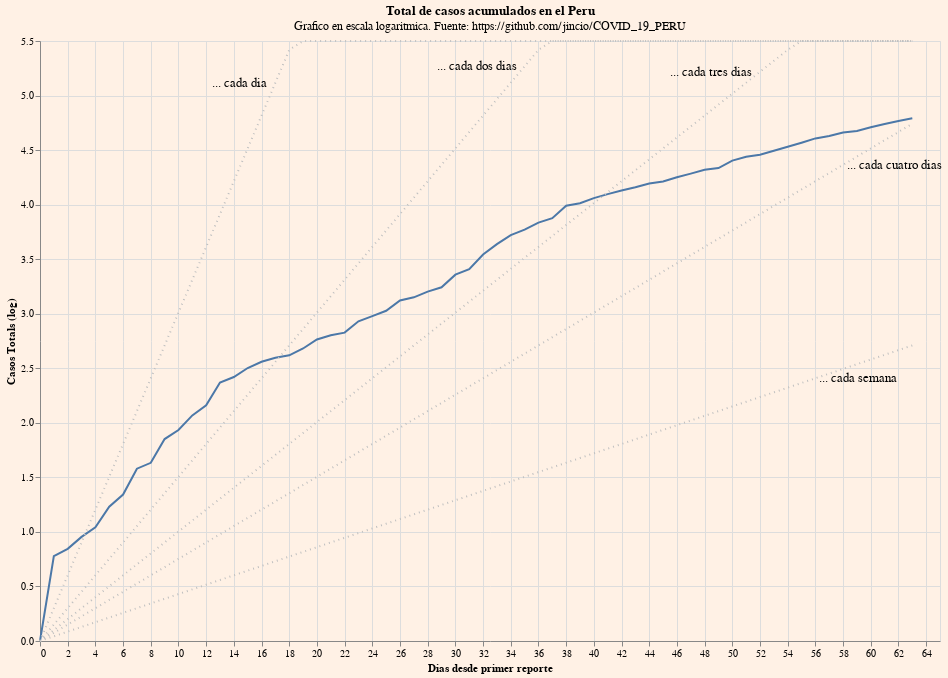

Notebook code cell kept with this figure:
### Markdown cell above
## Sample Chart: Total Cases

### Code cell
ylim = 5.5

lines = alt.Chart(df).mark_line().encode(
    alt.X('days:Q', axis=alt.Axis(title="Dias desde primer reporte")),
    alt.Y('log_total_cases:Q', axis=alt.Axis(title="Casos Totals (log)"), scale=alt.Scale(domain=(0, ylim), clamp=True))
)

# Adding on mouseover interaction
nearest = alt.selection(type='single', nearest=True, on='mouseover', fields=['days'], empty='none')

selectors = alt.Chart(df).mark_point().encode(
    x='days:Q',
    opacity=alt.value(0),
).add_selection(nearest)

points = lines.mark_point().encode(
    opacity=alt.condition(nearest, alt.value(1), alt.value(0))
)

rules = alt.Chart(df).mark_rule(color='gray').encode(
    x='days:Q',
).transform_filter(nearest)

points = lines.mark_point().encode(
    opacity=alt.condition(nearest, alt.value(1), alt.value(0))
)

text = lines.mark_text(align='left', dx=3, dy=-18, baseline='middle', fontSize=12).encode(
    text=alt.condition(nearest, 'total_cases:Q', alt.value(' '))
)

rules = alt.Chart(df).mark_rule(color='gray').encode(
    x='days:Q',
).transform_filter(nearest)

# Trend lines
trend_lines = alt.Chart(trends).mark_line(strokeDash=[1,4], color="silver").encode(
    alt.X('days:Q'),
    alt.Y('log_total:Q', scale=alt.Scale(domain=(0, ylim), clamp=True)),
    detail='trend'
)

anno_every_day = alt.Chart(trends).mark_text(
    align='right',
    baseline='middle',
    fontSize = 13,
    dx = -8
).encode(
    x='days',
    y='log_total', 
    text=alt.value('... cada dia')
).transform_filter(
    (datum.days == 17) & (datum.trend == 'cada dia')
)

anno_every_two_days = alt.Chart(trends).mark_text(
    align='right',
    baseline='middle',
    fontSize = 13,
    dx = -8
).encode(
    x='days',
    y='log_total', 
    text=alt.value('... cada dos dias')
).transform_filter(
    (datum.days == 35) & (datum.trend == 'cada dos dias')
)

anno_every_three_days = alt.Chart(trends).mark_text(
    align='right',
    baseline='middle',
    fontSize = 13,
    dx = -8
).encode(
    x='days',
    y='log_total', 
    text=alt.value('... cada tres dias')
).transform_filter(
    (datum.days == 52) & (datum.trend == 'cada tres dias')
)

anno_every_four_days = alt.Chart(trends).mark_text(
    align='left',
    baseline='middle',
    fontSize = 13,
    dx = 4
).encode(
    x='days',
    y='log_total', 
    text=alt.value('... cada cuatro dias')
).transform_filter(
    (datum.days == 58) & (datum.trend == 'cada cuatro dias')
)

anno_every_week = alt.Chart(trends).mark_text(
    align='left',
    baseline='middle',
    fontSize = 13,
    dx = 4
).encode(
    x='days',
    y='log_total', 
    text=alt.value('... cada semana')
).transform_filter(
    (datum.days == 56) & (datum.trend == 'cada semana')
)


alt.layer(
    lines, selectors, points, rules, text, trend_lines, 
    anno_every_day, anno_every_two_days, anno_every_three_days, anno_every_four_days, anno_every_week,
).properties(
    width=900, height=600, background="#fff1e5", 
    title={
      "text": ["Total de casos acumulados en el Peru"], 
      "subtitle": ["Grafico en escala logaritmica. Fuente: https://github.com/jincio/COVID_19_PERU"]
    }
)

### Figure 1 — Vega-Lite specification as saved in the notebook (floating-point values rounded to 4 significant figures; data arrays with more than 128 entries replaced by an {"elided": "..."} marker saying what was removed)
{"config": {"view": {"continuousWidth": 400, "continuousHeight": 300}}, "layer": [{"data": {"name": "data-9af08ea6cd50e6ac84b6235fdda15228"}, "mark": "line", "encoding": {"x": {"type": "quantitative", "axis": {"title": "Dias desde primer reporte"}, "field": "days"}, "y": {"type": "quantitative", "axis": {"title": "Casos Totals (log)"}, "field": "log_total_cases", "scale": {"clamp": true, "domain": [0, 5.5]}}}}, {"data": {"name": "data-9af08ea6cd50e6ac84b6235fdda15228"}, "mark": "point", "encoding": {"opacity": {"value": 0}, "x": {"type": "quantitative", "field": "days"}}, "selection": {"selector001": {"type": "single", "nearest": true, "on": "mouseover", "fields": ["days"], "empty": "none"}}}, {"data": {"name": "data-9af08ea6cd50e6ac84b6235fdda15228"}, "mark": "point", "encoding": {"opacity": {"condition": {"value": 1, "selection": "selector001"}, "value": 0}, "x": {"type": "quantitative", "axis": {"title": "Dias desde primer reporte"}, "field": "days"}, "y": {"type": "quantitative", "axis": {"title": "Casos Totals (log)"}, "field": "log_total_cases", "scale": {"clamp": true, "domain": [0, 5.5]}}}}, {"data": {"name": "data-9af08ea6cd50e6ac84b6235fdda15228"}, "mark": {"type": "rule", "color": "gray"}, "encoding": {"x": {"type": "quantitative", "field": "days"}}, "transform": [{"filter": {"selection": "selector001"}}]}, {"data": {"name": "data-9af08ea6cd50e6ac84b6235fdda15228"}, "mark": {"type": "text", "align": "left", "baseline": "middle", "dx": 3, "dy": -18, "fontSize": 12}, "encoding": {"text": {"condition": {"type": "quantitative", "field": "total_cases", "selection": "selector001"}, "value": " "}, "x": {"type": "quantitative", "axis": {"title": "Dias desde primer reporte"}, "field": "days"}, "y": {"type": "quantitative", "axis": {"title": "Casos Totals (log)"}, "field": "log_total_cases", "scale": {"clamp": true, "domain": [0, 5.5]}}}}, {"data": {"name": "data-80b630afff9c6ed46bcd129849dcdf09"}, "mark": {"type": "line", "color": "silver", "strokeDash": [1, 4]}, "encoding": {"detail": {"type": "nominal", "field": "trend"}, "x": {"type": "quantitative", "field": "days"}, "y": {"type": "quantitative", "field": "log_total", "scale": {"clamp": true, "domain": [0, 5.5]}}}}, {"data": {"name": "data-80b630afff9c6ed46bcd129849dcdf09"}, "mark": {"type": "text", "align": "right", "baseline": "middle", "dx": -8, "fontSize": 13}, "encoding": {"text": {"value": "... cada dia"}, "x": {"type": "quantitative", "field": "days"}, "y": {"type": "quantitative", "field": "log_total"}}, "transform": [{"filter": "((datum.days === 17) && (datum.trend === 'cada dia'))"}]}, {"data": {"name": "data-80b630afff9c6ed46bcd129849dcdf09"}, "mark": {"type": "text", "align": "right", "baseline": "middle", "dx": -8, "fontSize": 13}, "encoding": {"text": {"value": "... cada dos dias"}, "x": {"type": "quantitative", "field": "days"}, "y": {"type": "quantitative", "field": "log_total"}}, "transform": [{"filter": "((datum.days === 35) && (datum.trend === 'cada dos dias'))"}]}, {"data": {"name": "data-80b630afff9c6ed46bcd129849dcdf09"}, "mark": {"type": "text", "align": "right", "baseline": "middle", "dx": -8, "fontSize": 13}, "encoding": {"text": {"value": "... cada tres dias"}, "x": {"type": "quantitative", "field": "days"}, "y": {"type": "quantitative", "field": "log_total"}}, "transform": [{"filter": "((datum.days === 52) && (datum.trend === 'cada tres dias'))"}]}, {"data": {"name": "data-80b630afff9c6ed46bcd129849dcdf09"}, "mark": {"type": "text", "align": "left", "baseline": "middle", "dx": 4, "fontSize": 13}, "encoding": {"text": {"value": "... cada cuatro dias"}, "x": {"type": "quantitative", "field": "days"}, "y": {"type": "quantitative", "field": "log_total"}}, "transform": [{"filter": "((datum.days === 58) && (datum.trend === 'cada cuatro dias'))"}]}, {"data": {"name": "data-80b630afff9c6ed46bcd129849dcdf09"}, "mark": {"type": "text", "align": "left", "baseline": "middle", "dx": 4, "fontSize": 13}, "encoding": {"text": {"value": "... cada semana"}, "x": {"type": "quantitative", "field": "days"}, "y": {"type": "quantitative", "field": "log_total"}}, "transform": [{"filter": "((datum.days === 56) && (datum.trend === 'cada semana'))"}]}], "background": "#fff1e5", "height": 600, "title": {"text": ["Total de casos acumulados en el Peru"], "subtitle": ["Grafico en escala logaritmica. Fuente: https://github.com/jincio/COVID_19_PERU"]}, "width": 900, "$schema": "https://vega.github.io/schema/vega-lite/v4.8.1.json", "datasets": {"data-9af08ea6cd50e6ac84b6235fdda15228": [{"Total_Pruebas": 155, "Descartados": 154, "Positivos": 1, "Nuevos_Positivos": 1, "TasaPositivos": 0.6452, "Pruebas_dia": 155, "Recuperados": null, "Fallecidos": null, "Hospitalizados": null, "Hospitalizados_UCI": null, "Hospitalizados_ventilador": null, "PruebasRapidas": null, "RapidasPositivos": 0.0, "Pruebas_diaPR": null, "PR_nuevos": null, "PM_PR": null, "date": "2020-03-06T00:00:00", "days": 0, "total_cases": 1, "log_total_cases": 0.0}, {"Total_Pruebas": 219, "Descartados": 213, "Positivos": 6, "Nuevos_Positivos": 5, "TasaPositivos": 2.74, "Pruebas_dia": 64, "Recuperados": null, "Fallecidos": null, "Hospitalizados": null, "Hospitalizados_UCI": null, "Hospitalizados_ventilador": null, "PruebasRapidas": null, "RapidasPositivos": 0.0, "Pruebas_diaPR": null, "PR_nuevos": null, "PM_PR": null, "date": "2020-03-07T00:00:00", "days": 1, "total_cases": 6, "log_total_cases": 0.7782}, {"Total_Pruebas": 250, "Descartados": 243, "Positivos": 7, "Nuevos_Positivos": 1, "TasaPositivos": 2.8, "Pruebas_dia": 31, "Recuperados": null, "Fallecidos": null, "Hospitalizados": null, "Hospitalizados_UCI": null, "Hospitalizados_ventilador": null, "PruebasRapidas": null, "RapidasPositivos": 0.0, "Pruebas_diaPR": null, "PR_nuevos": null, "PM_PR": null, "date": "2020-03-08T00:00:00", "days": 2, "total_cases": 7, "log_total_cases": 0.8451}, {"Total_Pruebas": 318, "Descartados": 309, "Positivos": 9, "Nuevos_Positivos": 2, "TasaPositivos": 2.83, "Pruebas_dia": 68, "Recuperados": null, "Fallecidos": null, "Hospitalizados": null, "Hospitalizados_UCI": null, "Hospitalizados_ventilador": null, "PruebasRapidas": null, "RapidasPositivos": 0.0, "Pruebas_diaPR": null, "PR_nuevos": null, "PM_PR": null, "date": "2020-03-09T00:00:00", "days": 3, "total_cases": 9, "log_total_cases": 0.9542}, {"Total_Pruebas": 346, "Descartados": 335, "Positivos": 11, "Nuevos_Positivos": 2, "TasaPositivos": 3.179, "Pruebas_dia": 28, "Recuperados": null, "Fallecidos": null, "Hospitalizados": null, "Hospitalizados_UCI": null, "Hospitalizados_ventilador": null, "PruebasRapidas": null, "RapidasPositivos": 0.0, "Pruebas_diaPR": null, "PR_nuevos": null, "PM_PR": null, "date": "2020-03-10T00:00:00", "days": 4, "total_cases": 11, "log_total_cases": 1.041}, {"Total_Pruebas": 714, "Descartados": 697, "Positivos": 17, "Nuevos_Positivos": 6, "TasaPositivos": 2.381, "Pruebas_dia": 368, "Recuperados": null, "Fallecidos": null, "Hospitalizados": null, "Hospitalizados_UCI": null, "Hospitalizados_ventilador": null, "PruebasRapidas": null, "RapidasPositivos": 0.0, "Pruebas_diaPR": null, "PR_nuevos": null, "PM_PR": null, "date": "2020-03-11T00:00:00", "days": 5, "total_cases": 17, "log_total_cases": 1.23}, {"Total_Pruebas": 855, "Descartados": 833, "Positivos": 22, "Nuevos_Positivos": 5, "TasaPositivos": 2.573, "Pruebas_dia": 141, "Recuperados": null, "Fallecidos": null, "Hospitalizados": null, "Hospitalizados_UCI": null, "Hospitalizados_ventilador": null, "PruebasRapidas": null, "RapidasPositivos": 0.0, "Pruebas_diaPR": null, "PR_nuevos": null, "PM_PR": null, "date": "2020-03-12T00:00:00", "days": 6, "total_cases": 22, "log_total_cases": 1.342}, {"Total_Pruebas": 1232, "Descartados": 1194, "Positivos": 38, "Nuevos_Positivos": 16, "TasaPositivos": 3.084, "Pruebas_dia": 377, "Recuperados": null, "Fallecidos": null, "Hospitalizados": null, "Hospitalizados_UCI": null, "Hospitalizados_ventilador": null, "PruebasRapidas": null, "RapidasPositivos": 0.0, "Pruebas_diaPR": null, "PR_nuevos": null, "PM_PR": null, "date": "2020-03-13T00:00:00", "days": 7, "total_cases": 38, "log_total_cases": 1.58}, {"Total_Pruebas": 1545, "Descartados": 1502, "Positivos": 43, "Nuevos_Positivos": 5, "TasaPositivos": 2.783, "Pruebas_dia": 313, "Recuperados": null, "Fallecidos": null, "Hospitalizados": null, "Hospitalizados_UCI": null, "Hospitalizados_ventilador": null, "PruebasRapidas": null, "RapidasPositivos": 0.0, "Pruebas_diaPR": null, "PR_nuevos": null, "PM_PR": null, "date": "2020-03-14T00:00:00", "days": 8, "total_cases": 43, "log_total_cases": 1.633}, {"Total_Pruebas": 1822, "Descartados": 1751, "Positivos": 71, "Nuevos_Positivos": 28, "TasaPositivos": 3.897, "Pruebas_dia": 277, "Recuperados": null, "Fallecidos": null, "Hospitalizados": null, "Hospitalizados_UCI": null, "Hospitalizados_ventilador": null, "PruebasRapidas": null, "RapidasPositivos": 0.0, "Pruebas_diaPR": null, "PR_nuevos": null, "PM_PR": null, "date": "2020-03-15T00:00:00", "days": 9, "total_cases": 71, "log_total_cases": 1.851}, {"Total_Pruebas": 2315, "Descartados": 2229, "Positivos": 86, "Nuevos_Positivos": 15, "TasaPositivos": 3.715, "Pruebas_dia": 493, "Recuperados": 1.0, "Fallecidos": null, "Hospitalizados": null, "Hospitalizados_UCI": null, "Hospitalizados_ventilador": null, "PruebasRapidas": null, "RapidasPositivos": 0.0, "Pruebas_diaPR": null, "PR_nuevos": null, "PM_PR": null, "date": "2020-03-16T00:00:00", "days": 10, "total_cases": 86, "log_total_cases": 1.934}, {"Total_Pruebas": 2680, "Descartados": 2563, "Positivos": 117, "Nuevos_Positivos": 31, "TasaPositivos": 4.366, "Pruebas_dia": 365, "Recuperados": 1.0, "Fallecidos": null, "Hospitalizados": null, "Hospitalizados_UCI": null, "Hospitalizados_ventilador": null, "PruebasRapidas": null, "RapidasPositivos": 0.0, "Pruebas_diaPR": null, "PR_nuevos": null, "PM_PR": null, "date": "2020-03-17T00:00:00", "days": 11, "total_cases": 117, "log_total_cases": 2.068}, {"Total_Pruebas": 3075, "Descartados": 2930, "Positivos": 145, "Nuevos_Positivos": 28, "TasaPositivos": 4.715, "Pruebas_dia": 395, "Recuperados": 1.0, "Fallecidos": null, "Hospitalizados": null, "Hospitalizados_UCI": null, "Hospitalizados_ventilador": null, "PruebasRapidas": null, "RapidasPositivos": 0.0, "Pruebas_diaPR": null, "PR_nuevos": null, "PM_PR": null, "date": "2020-03-18T00:00:00", "days": 12, "total_cases": 145, "log_total_cases": 2.161}, {"Total_Pruebas": 3841, "Descartados": 3607, "Positivos": 234, "Nuevos_Positivos": 89, "TasaPositivos": 6.092, "Pruebas_dia": 766, "Recuperados": 1.0, "Fallecidos": 3.0, "Hospitalizados": 19.0, "Hospitalizados_UCI": null, "Hospitalizados_ventilador": 7.0, "PruebasRapidas": null, "RapidasPositivos": 0.0, "Pruebas_diaPR": null, "PR_nuevos": null, "PM_PR": null, "date": "2020-03-19T00:00:00", "days": 13, "total_cases": 234, "log_total_cases": 2.369}, {"Total_Pruebas": 4298, "Descartados": 4035, "Positivos": 263, "Nuevos_Positivos": 29, "TasaPositivos": 6.119, "Pruebas_dia": 457, "Recuperados": 1.0, "Fallecidos": 4.0, "Hospitalizados": 28.0, "Hospitalizados_UCI": null, "Hospitalizados_ventilador": 5.0, "PruebasRapidas": null, "RapidasPositivos": 0.0, "Pruebas_diaPR": null, "PR_nuevos": null, "PM_PR": null, "date": "2020-03-20T00:00:00", "days": 14, "total_cases": 263, "log_total_cases": 2.42}, {"Total_Pruebas": 4985, "Descartados": 4667, "Positivos": 318, "Nuevos_Positivos": 55, "TasaPositivos": 6.379, "Pruebas_dia": 687, "Recuperados": 1.0, "Fallecidos": 5.0, "Hospitalizados": 28.0, "Hospitalizados_UCI": null, "Hospitalizados_ventilador": 5.0, "PruebasRapidas": null, "RapidasPositivos": 0.0, "Pruebas_diaPR": null, "PR_nuevos": null, "PM_PR": null, "date": "2020-03-21T00:00:00", "days": 15, "total_cases": 318, "log_total_cases": 2.502}, {"Total_Pruebas": 6184, "Descartados": 5821, "Positivos": 363, "Nuevos_Positivos": 45, "TasaPositivos": 5.87, "Pruebas_dia": 1199, "Recuperados": 1.0, "Fallecidos": 5.0, "Hospitalizados": 31.0, "Hospitalizados_UCI": null, "Hospitalizados_ventilador": 5.0, "PruebasRapidas": null, "RapidasPositivos": 0.0, "Pruebas_diaPR": null, "PR_nuevos": null, "PM_PR": null, "date": "2020-03-22T00:00:00", "days": 16, "total_cases": 363, "log_total_cases": 2.56}, {"Total_Pruebas": 6664, "Descartados": 6269, "Positivos": 395, "Nuevos_Positivos": 32, "TasaPositivos": 5.927, "Pruebas_dia": 480, "Recuperados": 1.0, "Fallecidos": 5.0, "Hospitalizados": 31.0, "Hospitalizados_UCI": null, "Hospitalizados_ventilador": 5.0, "PruebasRapidas": null, "RapidasPositivos": 0.0, "Pruebas_diaPR": null, "PR_nuevos": null, "PM_PR": null, "date": "2020-03-23T00:00:00", "days": 17, "total_cases": 395, "log_total_cases": 2.597}, {"Total_Pruebas": 7013, "Descartados": 6597, "Positivos": 416, "Nuevos_Positivos": 21, "TasaPositivos": 5.932, "Pruebas_dia": 349, "Recuperados": 1.0, "Fallecidos": 7.0, "Hospitalizados": 23.0, "Hospitalizados_UCI": null, "Hospitalizados_ventilador": 9.0, "PruebasRapidas": null, "RapidasPositivos": 0.0, "Pruebas_diaPR": null, "PR_nuevos": null, "PM_PR": null, "date": "2020-03-24T00:00:00", "days": 18, "total_cases": 416, "log_total_cases": 2.619}, {"Total_Pruebas": 8040, "Descartados": 7560, "Positivos": 480, "Nuevos_Positivos": 64, "TasaPositivos": 5.97, "Pruebas_dia": 1027, "Recuperados": 1.0, "Fallecidos": 9.0, "Hospitalizados": 38.0, "Hospitalizados_UCI": null, "Hospitalizados_ventilador": 18.0, "PruebasRapidas": null, "RapidasPositivos": 0.0, "Pruebas_diaPR": null, "PR_nuevos": null, "PM_PR": null, "date": "2020-03-25T00:00:00", "days": 19, "total_cases": 480, "log_total_cases": 2.681}, {"Total_Pruebas": 9219, "Descartados": 8639, "Positivos": 580, "Nuevos_Positivos": 100, "TasaPositivos": 6.291, "Pruebas_dia": 1179, "Recuperados": 14.0, "Fallecidos": 9.0, "Hospitalizados": 58.0, "Hospitalizados_UCI": 14.0, "Hospitalizados_ventilador": 13.0, "PruebasRapidas": null, "RapidasPositivos": 0.0, "Pruebas_diaPR": null, "PR_nuevos": null, "PM_PR": null, "date": "2020-03-26T00:00:00", "days": 20, "total_cases": 580, "log_total_cases": 2.763}, {"Total_Pruebas": 10065, "Descartados": 9430, "Positivos": 635, "Nuevos_Positivos": 55, "TasaPositivos": 6.309, "Pruebas_dia": 846, "Recuperados": 14.0, "Fallecidos": 11.0, "Hospitalizados": 79.0, "Hospitalizados_UCI": 19.0, "Hospitalizados_ventilador": 21.0, "PruebasRapidas": null, "RapidasPositivos": 0.0, "Pruebas_diaPR": null, "PR_nuevos": null, "PM_PR": null, "date": "2020-03-27T00:00:00", "days": 21, "total_cases": 635, "log_total_cases": 2.803}, {"Total_Pruebas": 10896, "Descartados": 10225, "Positivos": 671, "Nuevos_Positivos": 36, "TasaPositivos": 6.158, "Pruebas_dia": 831, "Recuperados": 16.0, "Fallecidos": 16.0, "Hospitalizados": 84.0, "Hospitalizados_UCI": 33.0, "Hospitalizados_ventilador": 30.0, "PruebasRapidas": null, "RapidasPositivos": 0.0, "Pruebas_diaPR": null, "PR_nuevos": null, "PM_PR": null, "date": "2020-03-28T00:00:00", "days": 22, "total_cases": 671, "log_total_cases": 2.827}, {"Total_Pruebas": 12669, "Descartados": 11817, "Positivos": 852, "Nuevos_Positivos": 181, "TasaPositivos": 6.725, "Pruebas_dia": 1773, "Recuperados": 16.0, "Fallecidos": 18.0, "Hospitalizados": 107.0, "Hospitalizados_UCI": 40.0, "Hospitalizados_ventilador": 37.0, "PruebasRapidas": null, "RapidasPositivos": 0.0, "Pruebas_diaPR": null, "PR_nuevos": null, "PM_PR": null, "date": "2020-03-29T00:00:00", "days": 23, "total_cases": 852, "log_total_cases": 2.93}, {"Total_Pruebas": 13452, "Descartados": 12502, "Positivos": 950, "Nuevos_Positivos": 98, "TasaPositivos": 7.062, "Pruebas_dia": 783, "Recuperados": 16.0, "Fallecidos": 18.0, "Hospitalizados": 238.0, "Hospitalizados_UCI": 49.0, "Hospitalizados_ventilador": 37.0, "PruebasRapidas": null, "RapidasPositivos": 0.0, "Pruebas_diaPR": null, "PR_nuevos": null, "PM_PR": null, "date": "2020-03-30T00:00:00", "days": 24, "total_cases": 950, "log_total_cases": 2.978}, {"Total_Pruebas": 14463, "Descartados": 13398, "Positivos": 1065, "Nuevos_Positivos": 115, "TasaPositivos": 7.364, "Pruebas_dia": 1011, "Recuperados": 394.0, "Fallecidos": 24.0, "Hospitalizados": 190.0, "Hospitalizados_UCI": 57.0, "Hospitalizados_ventilador": null, "PruebasRapidas": null, "RapidasPositivos": 0.0, "Pruebas_diaPR": null, "PR_nuevos": null, "PM_PR": null, "date": "2020-03-31T00:00:00", "days": 25, "total_cases": 1065, "log_total_cases": 3.027}, {"Total_Pruebas": 15587, "Descartados": 14264, "Positivos": 1323, "Nuevos_Positivos": 258, "TasaPositivos": 8.488, "Pruebas_dia": 1124, "Recuperados": 447.0, "Fallecidos": 47.0, "Hospitalizados": 198.0, "Hospitalizados_UCI": 56.0, "Hospitalizados_ventilador": null, "PruebasRapidas": null, "RapidasPositivos": 0.0, "Pruebas_diaPR": null, "PR_nuevos": null, "PM_PR": null, "date": "2020-04-01T00:00:00", "days": 26, "total_cases": 1323, "log_total_cases": 3.122}, {"Total_Pruebas": 16518, "Descartados": 15104, "Positivos": 1414, "Nuevos_Positivos": 91, "TasaPositivos": 8.56, "Pruebas_dia": 931, "Recuperados": 537.0, "Fallecidos": 55.0, "Hospitalizados": 189.0, "Hospitalizados_UCI": 51.0, "Hospitalizados_ventilador": null, "PruebasRapidas": null, "RapidasPositivos": 0.0, "Pruebas_diaPR": null, "PR_nuevos": null, "PM_PR": null, "date": "2020-04-02T00:00:00", "days": 27, "total_cases": 1414, "log_total_cases": 3.15}, {"Total_Pruebas": 17334, "Descartados": 15739, "Positivos": 1595, "Nuevos_Positivos": 181, "TasaPositivos": 9.202, "Pruebas_dia": 816, "Recuperados": 537.0, "Fallecidos": 61.0, "Hospitalizados": 189.0, "Hospitalizados_UCI": 51.0, "Hospitalizados_ventilador": null, "PruebasRapidas": null, "RapidasPositivos": 0.0, "Pruebas_diaPR": null, "PR_nuevos": null, "PM_PR": null, "date": "2020-04-03T00:00:00", "days": 28, "total_cases": 1595, "log_total_cases": 3.203}, {"Total_Pruebas": 17841, "Descartados": 16095, "Positivos": 1746, "Nuevos_Positivos": 151, "TasaPositivos": 9.786, "Pruebas_dia": 507, "Recuperados": 799.0, "Fallecidos": 73.0, "Hospitalizados": 285.0, "Hospitalizados_UCI": 88.0, "Hospitalizados_ventilador": null, "PruebasRapidas": null, "RapidasPositivos": 0.0, "Pruebas_diaPR": null, "PR_nuevos": null, "PM_PR": null, "date": "2020-04-04T00:00:00", "days": 29, "total_cases": 1746, "log_total_cases": 3.242}, {"Total_Pruebas": 19410, "Descartados": 17129, "Positivos": 2281, "Nuevos_Positivos": 535, "TasaPositivos": 11.75, "Pruebas_dia": 1569, "Recuperados": 989.0, "Fallecidos": 83.0, "Hospitalizados": 321.0, "Hospitalizados_UCI": 81.0, "Hospitalizados_ventilador": null, "PruebasRapidas": null, "RapidasPositivos": 0.0, "Pruebas_diaPR": null, "PR_nuevos": null, "PM_PR": null, "date": "2020-04-05T00:00:00", "days": 30, "total_cases": 2281, "log_total_cases": 3.358}, {"Total_Pruebas": 20414, "Descartados": 17853, "Positivos": 2561, "Nuevos_Positivos": 280, "TasaPositivos": 12.55, "Pruebas_dia": 1004, "Recuperados": 997.0, "Fallecidos": 92.0, "Hospitalizados": 387.0, "Hospitalizados_UCI": 89.0, "Hospitalizados_ventilador": null, "PruebasRapidas": null, "RapidasPositivos": 0.0, "Pruebas_diaPR": null, "PR_nuevos": null, "PM_PR": null, "date": "2020-04-06T00:00:00", "days": 31, "total_cases": 2561, "log_total_cases": 3.408}, {"Total_Pruebas": 21555, "Descartados": 18601, "Positivos": 2954, "Nuevos_Positivos": 393, "TasaPositivos": 13.7, "Pruebas_dia": 1141, "Recuperados": 1301.0, "Fallecidos": 107.0, "Hospitalizados": 490.0, "Hospitalizados_UCI": 109.0, "Hospitalizados_ventilador": null, "PruebasRapidas": 10100.0, "RapidasPositivos": 532.0, "Pruebas_diaPR": null, "PR_nuevos": null, "PM_PR": null, "date": "2020-04-07T00:00:00", "days": 32, "total_cases": 3486, "log_total_cases": 3.542}, {"Total_Pruebas": 23255, "Descartados": 19641, "Positivos": 3614, "Nuevos_Positivos": 660, "TasaPositivos": 15.54, "Pruebas_dia": 1700, "Recuperados": 1333.0, "Fallecidos": 121.0, "Hospitalizados": 512.0, "Hospitalizados_UCI": 113.0, "Hospitalizados_ventilador": null, "PruebasRapidas": 16340.0, "RapidasPositivos": 728.0, "Pruebas_diaPR": 6240.0, "PR_nuevos": 196.0, "PM_PR": null, "date": "2020-04-08T00:00:00", "days": 33, "total_cases": 4342, "log_total_cases": 3.638}, {"Total_Pruebas": 24414, "Descartados": 20289, "Positivos": 4121, "Nuevos_Positivos": 507, "TasaPositivos": 16.88, "Pruebas_dia": 1159, "Recuperados": 1438.0, "Fallecidos": 138.0, "Hospitalizados": 600.0, "Hospitalizados_UCI": 124.0, "Hospitalizados_ventilador": null, "PruebasRapidas": 24060.0, "RapidasPositivos": 1135.0, "Pruebas_diaPR": 7711.0, "PR_nuevos": 407.0, "PM_PR": null, "date": "2020-04-09T00:00:00", "days": 34, "total_cases": 5256, "log_total_cases": 3.721}, {"Total_Pruebas": 25643, "Descartados": 21094, "Positivos": 4549, "Nuevos_Positivos": 428, "TasaPositivos": 17.74, "Pruebas_dia": 1229, "Recuperados": 1569.0, "Fallecidos": 169.0, "Hospitalizados": 687.0, "Hospitalizados_UCI": 130.0, "Hospitalizados_ventilador": null, "PruebasRapidas": 31080.0, "RapidasPositivos": 1348.0, "Pruebas_diaPR": 7028.0, "PR_nuevos": 213.0, "PM_PR": null, "date": "2020-04-10T00:00:00", "days": 35, "total_cases": 5897, "log_total_cases": 3.771}, {"Total_Pruebas": 27519, "Descartados": 22258, "Positivos": 5261, "Nuevos_Positivos": 712, "TasaPositivos": 19.12, "Pruebas_dia": 1876, "Recuperados": 1739.0, "Fallecidos": 189.0, "Hospitalizados": 788.0, "Hospitalizados_UCI": 142.0, "Hospitalizados_ventilador": null, "PruebasRapidas": 38190.0, "RapidasPositivos": 1587.0, "Pruebas_diaPR": 7110.0, "PR_nuevos": 239.0, "PM_PR": null, "date": "2020-04-11T00:00:00", "days": 36, "total_cases": 6848, "log_total_cases": 3.836}, {"Total_Pruebas": 31234, "Descartados": 25467, "Positivos": 5767, "Nuevos_Positivos": 506, "TasaPositivos": 18.46, "Pruebas_dia": 3715, "Recuperados": 1798.0, "Fallecidos": 193.0, "Hospitalizados": 854.0, "Hospitalizados_UCI": 134.0, "Hospitalizados_ventilador": null, "PruebasRapidas": 45270.0, "RapidasPositivos": 1752.0, "Pruebas_diaPR": 7079.0, "PR_nuevos": 165.0, "PM_PR": 184.0, "date": "2020-04-12T00:00:00", "days": 37, "total_cases": 7519, "log_total_cases": 3.876}, {"Total_Pruebas": 32644, "Descartados": 26509, "Positivos": 6135, "Nuevos_Positivos": 368, "TasaPositivos": 18.79, "Pruebas_dia": 1410, "Recuperados": 2642.0, "Fallecidos": 216.0, "Hospitalizados": 901.0, "Hospitalizados_UCI": 143.0, "Hospitalizados_ventilador": null, "PruebasRapidas": 54470.0, "RapidasPositivos": 3649.0, "Pruebas_diaPR": 9200.0, "PR_nuevos": 1897.0, "PM_PR": null, "date": "2020-04-13T00:00:00", "days": 38, "total_cases": 9784, "log_total_cases": 3.991}, {"Total_Pruebas": 33366, "Descartados": 26839, "Positivos": 6527, "Nuevos_Positivos": 392, "TasaPositivos": 19.56, "Pruebas_dia": 722, "Recuperados": 2869.0, "Fallecidos": 230.0, "Hospitalizados": 914.0, "Hospitalizados_UCI": 132.0, "Hospitalizados_ventilador": null, "PruebasRapidas": 68850.0, "RapidasPositivos": 3776.0, "Pruebas_diaPR": 14380.0, "PR_nuevos": 127.0, "PM_PR": 231.0, "date": "2020-04-14T00:00:00", "days": 39, "total_cases": 10303, "log_total_cases": 4.013}, {"Total_Pruebas": 34901, "Descartados": 28081, "Positivos": 6820, "Nuevos_Positivos": 293, "TasaPositivos": 19.54, "Pruebas_dia": 1535, "Recuperados": 3108.0, "Fallecidos": 254.0, "Hospitalizados": 1113.0, "Hospitalizados_UCI": 146.0, "Hospitalizados_ventilador": null, "PruebasRapidas": 74480.0, "RapidasPositivos": 4655.0, "Pruebas_diaPR": 5634.0, "PR_nuevos": 879.0, "PM_PR": null, "date": "2020-04-15T00:00:00", "days": 40, "total_cases": 11475, "log_total_cases": 4.06}, {"Total_Pruebas": 36090, "Descartados": 28824, "Positivos": 7266, "Nuevos_Positivos": 446, "TasaPositivos": 20.13, "Pruebas_dia": 1189, "Recuperados": 6120.0, "Fallecidos": 274.0, "Hospitalizados": 1277.0, "Hospitalizados_UCI": 169.0, "Hospitalizados_ventilador": null, "PruebasRapidas": 85380.0, "RapidasPositivos": 5225.0, "Pruebas_diaPR": 10890.0, "PR_nuevos": 570.0, "PM_PR": null, "date": "2020-04-16T00:00:00", "days": 41, "total_cases": 12491, "log_total_cases": 4.097}, {"Total_Pruebas": 37362, "Descartados": 29656, "Positivos": 7703, "Nuevos_Positivos": 437, "TasaPositivos": 20.62, "Pruebas_dia": 1272, "Recuperados": 6541.0, "Fallecidos": 300.0, "Hospitalizados": 1219.0, "Hospitalizados_UCI": 137.0, "Hospitalizados_ventilador": null, "PruebasRapidas": 90150.0, "RapidasPositivos": 5786.0, "Pruebas_diaPR": 4773.0, "PR_nuevos": 561.0, "PM_PR": null, "date": "2020-04-17T00:00:00", "days": 42, "total_cases": 13489, "log_total_cases": 4.13}, {"Total_Pruebas": 38462, "Descartados": 30479, "Positivos": 7983, "Nuevos_Positivos": 280, "TasaPositivos": 20.76, "Pruebas_dia": 1100, "Recuperados": 6648.0, "Fallecidos": 348.0, "Hospitalizados": 1268.0, "Hospitalizados_UCI": 117.0, "Hospitalizados_ventilador": null, "PruebasRapidas": 97430.0, "RapidasPositivos": 6437.0, "Pruebas_diaPR": 7282.0, "PR_nuevos": 651.0, "PM_PR": null, "date": "2020-04-18T00:00:00", "days": 43, "total_cases": 14420, "log_total_cases": 4.159}, {"Total_Pruebas": 40028, "Descartados": 31665, "Positivos": 8363, "Nuevos_Positivos": 380, "TasaPositivos": 20.89, "Pruebas_dia": 1566, "Recuperados": 6811.0, "Fallecidos": 400.0, "Hospitalizados": 1349.0, "Hospitalizados_UCI": 167.0, "Hospitalizados_ventilador": null, "PruebasRapidas": 103700.0, "RapidasPositivos": 7265.0, "Pruebas_diaPR": 6284.0, "PR_nuevos": 828.0, "PM_PR": null, "date": "2020-04-19T00:00:00", "days": 44, "total_cases": 15628, "log_total_cases": 4.194}, {"Total_Pruebas": 41356, "Descartados": 32392, "Positivos": 8964, "Nuevos_Positivos": 601, "TasaPositivos": 21.68, "Pruebas_dia": 1328, "Recuperados": 6968.0, "Fallecidos": 445.0, "Hospitalizados": 1682.0, "Hospitalizados_UCI": 385.0, "Hospitalizados_ventilador": null, "PruebasRapidas": 106700.0, "RapidasPositivos": 7361.0, "Pruebas_diaPR": 2938.0, "PR_nuevos": 96.0, "PM_PR": null, "date": "2020-04-20T00:00:00", "days": 45, "total_cases": 16325, "log_total_cases": 4.213}, {"Total_Pruebas": 42748, "Descartados": 33277, "Positivos": 9471, "Nuevos_Positivos": 507, "TasaPositivos": 22.16, "Pruebas_dia": 1392, "Recuperados": 6982.0, "Fallecidos": 484.0, "Hospitalizados": 2419.0, "Hospitalizados_UCI": 380.0, "Hospitalizados_ventilador": null, "PruebasRapidas": 113000.0, "RapidasPositivos": 8366.0, "Pruebas_diaPR": 6317.0, "PR_nuevos": 1005.0, "PM_PR": null, "date": "2020-04-21T00:00:00", "days": 46, "total_cases": 17837, "log_total_cases": 4.251}, {"Total_Pruebas": 44421, "Descartados": 34359, "Positivos": 10062, "Nuevos_Positivos": 591, "TasaPositivos": 22.65, "Pruebas_dia": 1673, "Recuperados": 7027.0, "Fallecidos": 530.0, "Hospitalizados": 2434.0, "Hospitalizados_UCI": 396.0, "Hospitalizados_ventilador": null, "PruebasRapidas": 126000.0, "RapidasPositivos": 9188.0, "Pruebas_diaPR": 13010.0, "PR_nuevos": 822.0, "PM_PR": null, "date": "2020-04-22T00:00:00", "days": 47, "total_cases": 19250, "log_total_cases": 4.284}, {"Total_Pruebas": 45715, "Descartados": 34907, "Positivos": 10808, "Nuevos_Positivos": 746, "TasaPositivos": 23.64, "Pruebas_dia": 1294, "Recuperados": 7422.0, "Fallecidos": 572.0, "Hospitalizados": 2786.0, "Hospitalizados_UCI": 467.0, "Hospitalizados_ventilador": null, "PruebasRapidas": 139500.0, "RapidasPositivos": 10110.0, "Pruebas_diaPR": 13540.0, "PR_nuevos": 918.0, "PM_PR": null, "date": "2020-04-23T00:00:00", "days": 48, "total_cases": 20914, "log_total_cases": 4.32}, {"Total_Pruebas": 47624, "Descartados": 36192, "Positivos": 11432, "Nuevos_Positivos": 624, "TasaPositivos": 24.0, "Pruebas_dia": 1909, "Recuperados": 7496.0, "Fallecidos": 634.0, "Hospitalizados": 3194.0, "Hospitalizados_UCI": 505.0, "Hospitalizados_ventilador": null, "PruebasRapidas": 150700.0, "RapidasPositivos": 10220.0, "Pruebas_diaPR": 11200.0, "PR_nuevos": 110.0, "PM_PR": null, "date": "2020-04-24T00:00:00", "days": 49, "total_cases": 21648, "log_total_cases": 4.335}, {"Total_Pruebas": 49546, "Descartados": 37701, "Positivos": 11845, "Nuevos_Positivos": 413, "TasaPositivos": 23.91, "Pruebas_dia": 1922, "Recuperados": 7797.0, "Fallecidos": 700.0, "Hospitalizados": 3532.0, "Hospitalizados_UCI": 545.0, "Hospitalizados_ventilador": null, "PruebasRapidas": 168600.0, "RapidasPositivos": 13490.0, "Pruebas_diaPR": 17920.0, "PR_nuevos": 3270.0, "PM_PR": null, "date": "2020-04-25T00:00:00", "days": 50, "total_cases": 25331, "log_total_cases": 4.404}, {"Total_Pruebas": 51316, "Descartados": 38591, "Positivos": 12725, "Nuevos_Positivos": 880, "TasaPositivos": 24.8, "Pruebas_dia": 1770, "Recuperados": 8088.0, "Fallecidos": 728.0, "Hospitalizados": 3632.0, "Hospitalizados_UCI": 554.0, "Hospitalizados_ventilador": null, "PruebasRapidas": 181400.0, "RapidasPositivos": 14790.0, "Pruebas_diaPR": 12780.0, "PR_nuevos": 1306.0, "PM_PR": null, "date": "2020-04-26T00:00:00", "days": 51, "total_cases": 27517, "log_total_cases": 4.44}, {"Total_Pruebas": 52672, "Descartados": 39540, "Positivos": 13132, "Nuevos_Positivos": 407, "TasaPositivos": 24.93, "Pruebas_dia": 1356, "Recuperados": 8425.0, "Fallecidos": 782.0, "Hospitalizados": 3968.0, "Hospitalizados_UCI": 598.0, "Hospitalizados_ventilador": null, "PruebasRapidas": 186900.0, "RapidasPositivos": 15570.0, "Pruebas_diaPR": 5460.0, "PR_nuevos": 775.0, "PM_PR": null, "date": "2020-04-27T00:00:00", "days": 52, "total_cases": 28699, "log_total_cases": 4.458}, {"Total_Pruebas": 54540, "Descartados": 40798, "Positivos": 13742, "Nuevos_Positivos": 610, "TasaPositivos": 25.2, "Pruebas_dia": 1868, "Recuperados": 9179.0, "Fallecidos": 854.0, "Hospitalizados": 4088.0, "Hospitalizados_UCI": 600.0, "Hospitalizados_ventilador": null, "PruebasRapidas": 213100.0, "RapidasPositivos": 17450.0, "Pruebas_diaPR": 26180.0, "PR_nuevos": 1881.0, "PM_PR": null, "date": "2020-04-28T00:00:00", "days": 53, "total_cases": 31190, "log_total_cases": 4.494}, {"Total_Pruebas": 56396, "Descartados": 42012, "Positivos": 14384, "Nuevos_Positivos": 642, "TasaPositivos": 25.51, "Pruebas_dia": 1856, "Recuperados": 10040.0, "Fallecidos": 943.0, "Hospitalizados": 4289.0, "Hospitalizados_UCI": 623.0, "Hospitalizados_ventilador": null, "PruebasRapidas": 239900.0, "RapidasPositivos": 19550.0, "Pruebas_diaPR": 26790.0, "PR_nuevos": 2099.0, "PM_PR": null, "date": "2020-04-29T00:00:00", "days": 54, "total_cases": 33931, "log_total_cases": 4.531}, {"Total_Pruebas": 58118, "Descartados": 43162, "Positivos": 14956, "Nuevos_Positivos": 572, "TasaPositivos": 25.73, "Pruebas_dia": 1722, "Recuperados": 10400.0, "Fallecidos": 1051.0, "Hospitalizados": 4987.0, "Hospitalizados_UCI": 651.0, "Hospitalizados_ventilador": null, "PruebasRapidas": 260100.0, "RapidasPositivos": 22020.0, "Pruebas_diaPR": 20270.0, "PR_nuevos": 2473.0, "PM_PR": null, "date": "2020-04-30T00:00:00", "days": 55, "total_cases": 36976, "log_total_cases": 4.568}, {"Total_Pruebas": 60381, "Descartados": 44841, "Positivos": 15540, "Nuevos_Positivos": 584, "TasaPositivos": 25.74, "Pruebas_dia": 2263, "Recuperados": 11130.0, "Fallecidos": 1124.0, "Hospitalizados": 5287.0, "Hospitalizados_UCI": 658.0, "Hospitalizados_ventilador": null, "PruebasRapidas": 282100.0, "RapidasPositivos": 24920.0, "Pruebas_diaPR": 21980.0, "PR_nuevos": 2899.0, "PM_PR": null, "date": "2020-05-01T00:00:00", "days": 56, "total_cases": 40459, "log_total_cases": 4.607}, {"Total_Pruebas": 62536, "Descartados": 46364, "Positivos": 16172, "Nuevos_Positivos": 632, "TasaPositivos": 25.86, "Pruebas_dia": 2155, "Recuperados": 12430.0, "Fallecidos": 1200.0, "Hospitalizados": 5098.0, "Hospitalizados_UCI": 671.0, "Hospitalizados_ventilador": null, "PruebasRapidas": 293100.0, "RapidasPositivos": 26360.0, "Pruebas_diaPR": 10950.0, "PR_nuevos": 1443.0, "PM_PR": null, "date": "2020-05-02T00:00:00", "days": 57, "total_cases": 42534, "log_total_cases": 4.629}, {"Total_Pruebas": 64178, "Descartados": 47448, "Positivos": 16730, "Nuevos_Positivos": 558, "TasaPositivos": 26.07, "Pruebas_dia": 1642, "Recuperados": 13550.0, "Fallecidos": 1286.0, "Hospitalizados": 5281.0, "Hospitalizados_UCI": 679.0, "Hospitalizados_ventilador": null, "PruebasRapidas": 310900.0, "RapidasPositivos": 29200.0, "Pruebas_diaPR": 17850.0, "PR_nuevos": 2836.0, "PM_PR": null, "date": "2020-05-03T00:00:00", "days": 58, "total_cases": 45928, "log_total_cases": 4.662}, {"Total_Pruebas": 65792, "Descartados": 48490, "Positivos": 17302, "Nuevos_Positivos": 572, "TasaPositivos": 26.3, "Pruebas_dia": 1614, "Recuperados": 14430.0, "Fallecidos": 1344.0, "Hospitalizados": 5435.0, "Hospitalizados_UCI": 694.0, "Hospitalizados_ventilador": null, "PruebasRapidas": 319700.0, "RapidasPositivos": 30070.0, "Pruebas_diaPR": 8782.0, "PR_nuevos": 872.0, "PM_PR": null, "date": "2020-05-04T00:00:00", "days": 59, "total_cases": 47372, "log_total_cases": 4.676}, {"Total_Pruebas": 67563, "Descartados": 49849, "Positivos": 17714, "Nuevos_Positivos": 412, "TasaPositivos": 26.22, "Pruebas_dia": 1771, "Recuperados": 15410.0, "Fallecidos": 1444.0, "Hospitalizados": 5509.0, "Hospitalizados_UCI": 709.0, "Hospitalizados_ventilador": null, "PruebasRapidas": 339000.0, "RapidasPositivos": 33480.0, "Pruebas_diaPR": 19320.0, "PR_nuevos": 3405.0, "PM_PR": null, "date": "2020-05-05T00:00:00", "days": 60, "total_cases": 51189, "log_total_cases": 4.709}, {"Total_Pruebas": 70344, "Descartados": 51840, "Positivos": 18504, "Nuevos_Positivos": 790, "TasaPositivos": 26.31, "Pruebas_dia": 2781, "Recuperados": 17530.0, "Fallecidos": 1533.0, "Hospitalizados": 5729.0, "Hospitalizados_UCI": 717.0, "Hospitalizados_ventilador": null, "PruebasRapidas": 359100.0, "RapidasPositivos": 36310.0, "Pruebas_diaPR": 20100.0, "PR_nuevos": 2838.0, "PM_PR": null, "date": "2020-05-06T00:00:00", "days": 61, "total_cases": 54817, "log_total_cases": 4.739}, {"Total_Pruebas": 72844, "Descartados": 53336, "Positivos": 19508, "Nuevos_Positivos": 1004, "TasaPositivos": 26.78, "Pruebas_dia": 2500, "Recuperados": 18390.0, "Fallecidos": 1627.0, "Hospitalizados": 5980.0, "Hospitalizados_UCI": 722.0, "Hospitalizados_ventilador": null, "PruebasRapidas": 375200.0, "RapidasPositivos": 39020.0, "Pruebas_diaPR": 16060.0, "PR_nuevos": 2705.0, "PM_PR": null, "date": "2020-05-07T00:00:00", "days": 62, "total_cases": 58526, "log_total_cases": 4.767}, {"Total_Pruebas": 74902, "Descartados": 54573, "Positivos": 20329, "Nuevos_Positivos": 821, "TasaPositivos": 27.14, "Pruebas_dia": 2058, "Recuperados": 19010.0, "Fallecidos": 1714.0, "Hospitalizados": 6155.0, "Hospitalizados_UCI": 730.0, "Hospitalizados_ventilador": null, "PruebasRapidas": 398300.0, "RapidasPositivos": 41520.0, "Pruebas_diaPR": 23110.0, "PR_nuevos": 2500.0, "PM_PR": null, "date": "2020-05-08T00:00:00", "days": 63, "total_cases": 61847, "log_total_cases": 4.791}], "data-80b630afff9c6ed46bcd129849dcdf09": {"elided": "320 records"}}}
